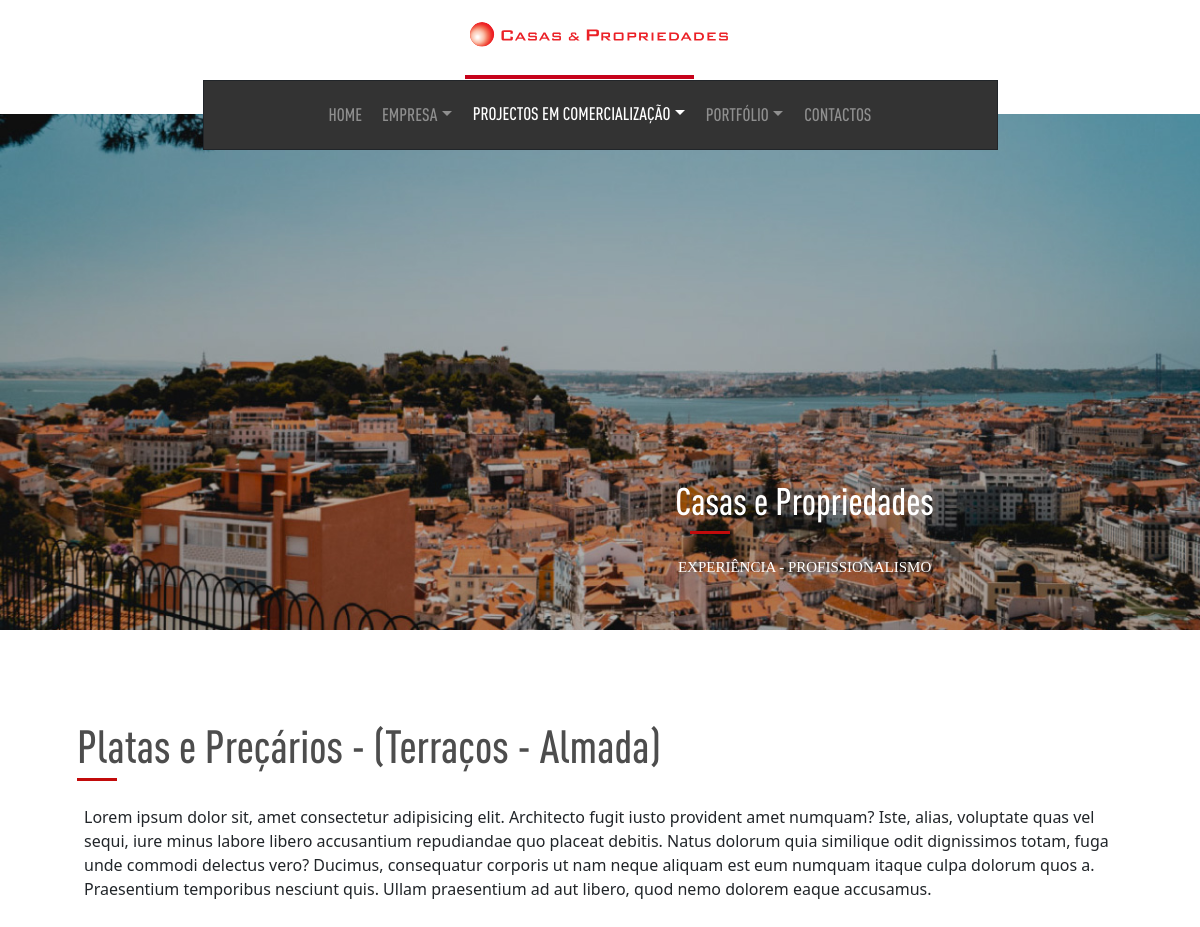
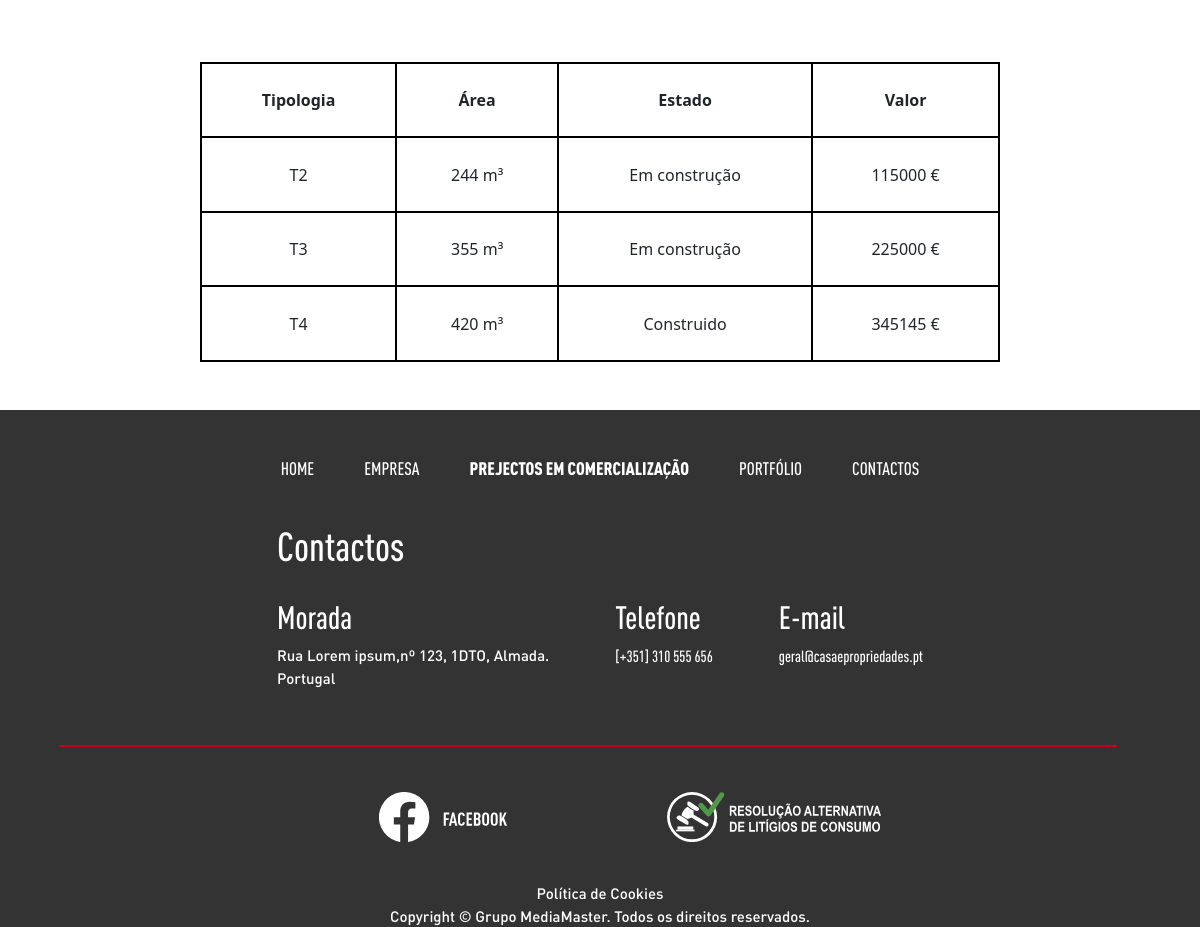
The page /plantas.php?id=1 on the database its author committed (2 pictures, top to bottom).
### tables this page shows
CREATE TABLE `carousel` (
  `id` int(11) NOT NULL,
  `imagem` varchar(1000) NOT NULL,
  `titulo` varchar(100) NOT NULL,
  `texto` varchar(500) NOT NULL
);

CREATE TABLE `projectos` (
  `id` int(11) NOT NULL,
  `nome` varchar(500) NOT NULL,
  `acabamentos` text NOT NULL,
  `planta` text NOT NULL
);

CREATE TABLE `predios` (
  `id` int(11) NOT NULL,
  `tipo` varchar(100) NOT NULL,
  `id_projecto` int(11) NOT NULL,
  `imagens` blob NOT NULL,
  `mostrar` tinyint(1) DEFAULT 0,
  `area` int(11) NOT NULL,
  `estado` varchar(200) NOT NULL,
  `valor` double(9,2) NOT NULL
);

CREATE TABLE `contactos` (
  `id` int(11) NOT NULL,
  `morada` varchar(500) NOT NULL,
  `telefone` varchar(500) NOT NULL,
  `email` varchar(500) NOT NULL,
  `facebook` varchar(500) NOT NULL,
  `email_form` varchar(500) NOT NULL
);

### plantas.php (called while the page is built)
<?php
$current_menu = "projectos";
require "components/header.php";
require "views/plantas_view.php";
require "components/footer.php";
?>

### helpers/_base_de_dados_helper.php (called while the page is built, shortened)
<?php
$base_dados = [
  "host" => "localhost",
  "dbname" => "casas_e_prop_bd",
  "user" => "root",
  "pass" => "",
];
$pdo = new PDO("mysql:host=$base_dados[host];dbname=$base_dados[dbname];charset=utf8mb4","$base_dados[user]","$base_dados[pass]");
function selectSql($sql){
  global $pdo;
  $consulta = $pdo->query($sql);
  $resultado = $consulta->fetchAll(PDO::FETCH_ASSOC);
  return $resultado;
}
function selectSqlUnico($sql){
  global $pdo;
  $consulta = $pdo->query($sql);
  $resultado = $consulta->fetch(PDO::FETCH_ASSOC);
  return $resultado;
}
?>

### helpers/carousel_helper.php (called while the page is built)
<?php
function getCarousel(){
  $resultado = selectSql("SELECT * FROM carousel");
  return $resultado;
}
?>

### helpers/projecto_helper.php (called while the page is built, shortened)
<?php
function getProjetoEspecifico($id){
  $resultado = selectSqlUnico("SELECT * FROM projectos WHERE id=$id LIMIT 1");
  return $resultado;
}
?>

### helpers/predio_helper.php (called while the page is built, shortened)
<?php
function getTodosPrediosPorPai($id_projecto){
  $resultado = selectSql("SELECT * FROM predios WHERE id_projecto=$id_projecto");
  return $resultado;
}
?>

### helpers/contactos_helper.php (called while the page is built)
<?php
function getContactos(){
  $resultado = selectSqlUnico("SELECT * FROM contactos");
  return $resultado;
}
?>

### views/plantas_view.php (the view, shortened to what this page needs)
<?php
  $form = !empty($_GET["id"]);
  if($form){
    $id = intval($_GET["id"]);
    $pe = getProjetoEspecifico($id);
    $predios = getTodosPrediosPorPai($id);
  }
?>
  <main class="container-fluid pt-5 px-0">
    <div class="row title mb-4 ps-1">
      <div class="col-12">
        <h1><span>Pla</span>tas e Preçários - (<?= $pe["nome"] ?>) </h1>
        <div class="red-separator"></div>
      </div>
    </div>
    <div class="row mb-4 px-5 px-5">
      <div class="col-12 px-5 text-justify">
        <?= $pe["planta"] ?>
      </div>
    </div>
    <div class="row m-auto">
      <div class="col-12 text-center m-auto my-5">
        <table>
          <tr>
            <th>Tipologia</th>
            <th>Área</th>
            <th>Estado</th>
            <th>Valor</th>
          </tr>
          <?php foreach($predios as $p): ?>
            <tr>
              <td><?= $p["tipo"] ?></td>
              <td><?= $p["area"] ?>	m³</td>
              <td><?= $p["estado"]?></td>
              <td><?= $p["valor"]?> €</td>
            </tr>
          <?php endforeach ?>
        </table>
      </div>
    </div>
  </main>

### components/header.php (shortened to what this page needs)
<?php
  $contactos = getContactos();
  $carousel = getCarousel();
?>
<!DOCTYPE html>
<html lang="pt">
<head>
  <link href="https://cdn.jsdelivr.net/npm/bootstrap@5.3.3/dist/css/bootstrap.min.css" rel="stylesheet">
  <link rel="stylesheet" href="public/fonts/din_pro/stylesheet.css">
  <link rel="stylesheet" href="public/fonts/montserrat/stylesheet.css">
  <link rel="stylesheet" href="public/fonts/open_sans/stylesheet.css">
  <link rel="stylesheet" href="public/css/style.css">
</head>
<body>
  <header class="container-fluid">
    <div class="row">
      <div class="col-12 text-center logo_nav">
        <img src="public/img/extras/logo.svg" alt="logo" id="logotipo">
      </div>
    </div>
    <div class="row">
      <div class="col-12 text-center px-0 ">
        <nav class="navbar navbar-expand-md border border-dark m-auto nav-desktop">
          <div class="container-fluid">
            <div class="collapse navbar-collapse" id="navbarNavDropdown">
              <ul class="navbar-nav m-auto">
                <li class="nav-item">
                  <a class="nav-link <?= ($current_menu == "home") ? "active" : "" ?>" aria-current="page" href="index.php">HOME</a>
                </li>
                <li class="nav-item dropdown">
                  <a class="nav-link <?= ($current_menu == "empresa") ? "active" : "" ?> dropdown-toggle" id="empresa" role="button" data-bs-toggle="dropdown" aria-expanded="false">
                    EMPRESA
                  </a>
                </li>
                <li class="nav-item dropdown">
                  <a class="nav-link <?= ($current_menu == "projectos") ? "active" : "" ?> dropdown-toggle" href="#" role="button" data-bs-toggle="dropdown" aria-expanded="false">
                    PROJECTOS EM COMERCIALIZAÇÃO
                  </a>
                </li>
                <li class="nav-item dropdown">
                  <a class="nav-link <?= ($current_menu == "portfolio") ? "active" : "" ?> dropdown-toggle" href="#" role="button" data-bs-toggle="dropdown" aria-expanded="false">
                    PORTFÓLIO
                  </a>
                </li>
                <li class="nav-item">
                  <a class="nav-link <?= ($current_menu == "contactos") ? "active" : "" ?>" href="contactos.php">CONTACTOS</a>
                </li>
              </ul>
            </div>
          </div>
        </nav>
      </div>
    </div>
    <div class="row">
      <div class="col-12 text-center px-0 header-image">
        <div id="carouselExampleAutoplaying" class="carousel slide" data-bs-ride="carousel">
          <div class="carousel-inner">
            <?php foreach($carousel as $i => $c): ?>
              <div class="carousel-item carousel-item <?= ($i == 0) ? "active" : "" ?>">
                <img src="<?= $c["imagem"] ?>" class="d-block w-100" alt="...">
                <div class="carousel-caption d-flex justify-content-end header-image-caption">
                  <div>
                    <h1><?= $c["titulo"] ?></h1>
                    <div class="red-separator-c"></div>
                    <br>
                    <h4><?= $c["texto"] ?></h4>
                  </div>
                </div>
              </div>
            <?php endforeach?>
          </div>
        </div>
      </div>
    </div>
  </header>

### components/footer.php
  <footer class="container-fluid">
    <div class="row footer-nav">
      <div class="col-12">
        <nav>
          <a href="#" class="<?= ($current_menu == "home") ? "activated" : "" ?>">
            HOME
          </a>
          <a href="#" onclick="abrir_com_delay('empresa')" class="<?= ($current_menu == "empresa") ? "activated" : "" ?>">
            EMPRESA
          </a>
          <a href="#" class="<?= ($current_menu == "projectos") ? "activated" : "" ?>">
            PREJECTOS EM COMERCIALIZAÇÃO
          </a>
          <a href="#" class="<?= ($current_menu == "portfolio") ? "activated" : "" ?>">
            PORTFÓLIO
          </a>
          <a href="#" class="<?= ($current_menu == "contactos") ? "activated" : "" ?>">
            CONTACTOS
          </a>
        </nav>
      </div>
    </div>
    <div class="row">
      <div class="col-12 contacts">
        <div class="contacts-title">
          <h1>Contactos</h1>
        </div>
        <div class="morada">
          <h2>Morada</h2>
          <p>
            <?= $contactos["morada"] ?>
          </p>
        </div>
        <div>
          <h2>Telefone</h2>
          <?= $contactos["telefone"] ?>
        </div>
        <div>
          <h2>E-mail</h2>
          <?= $contactos["email"] ?>
        </div>
      </div>
    <div class="row">
      <div class="col-12 separator-footer">
      </div>
    </div>
    <div class="row">
      <div class="col-12 footer-img">
        <div>
          <a href="">
            <img src="public/img/svg/facebook-branco.svg" alt="facebook">
          </a>
        </div>
        <div>
          <a href="ralc.php">
            <img src="public/img/svg/ralc.svg" alt="ralc">
          </a>
        </div>
      </div>
    </div>
    <div class="cookies-copyright">
      Política de Cookies <br>
      Copyright ©  Grupo MediaMaster. Todos os direitos reservados.
    </div>
  </footer>
</body>
</html>

### public/css/style.css (style rules this page uses)
:root { --cinza: rgb(77, 77, 77); --cinza-escuro: rgb(51, 51, 51); --cinza-claro: rgb(102, 102, 102); --cinza-contactos: rgb(241, 241, 241); --vermelho: rgb(198, 2, 26); --branco: rgb(255, 255, 255); --preto: rgb(0, 0, 0); }
body { margin: 0px auto; max-width: 1280px; min-width: 360px; }
.red-separator { background-color: rgb(194, 11, 11); width: 40px; height: 3px; margin: 5px 0px 0px 73px; }
.red-separator-c { background-color: rgb(194, 11, 11); width: 40px; height: 3px; margin: -15px 0px 0px 15px; }
header #logotipo { max-width: 280px; margin: 15px 0px 25px 0px; }
header .nav-desktop { background-color: var(--cinza-escuro); height: 70px; width: 795px; z-index: 1; }
header nav .nav-item .nav-link { font-family: 'DIN-cond-med'; font-size: 18px; color: rgba(255, 255, 255, 0.45); padding-top: 21px; position: relative; bottom: 9px; border-top: 5px solid transparent; margin: 0px 2px 0px 2px; }
.dropdown-toggle::after { margin: 1px; }
.navbar-nav .nav-link.active, .navbar-nav .nav-link.show { color: var(--branco); }
.navbar-nav .nav-link.active { border-top: 4px solid var(--vermelho); }
header .header-image { margin: auto; margin: -36px 0px 18px 0px; height: fit-content; }
header .carousel-caption { padding-right: 86px; height: 156px; flex-wrap: wrap; color: white; z-index: 1; }
header .header-image-caption div > h1 { font-family: 'DIN-cond-med'; font-size: 38px; margin-bottom: 22px; }
header .header-image-caption div > h4 { font-family: 'Montserrat'; font-size: 15px; text-transform: uppercase; }
main .title h1 { font-family: 'DIN-cond-med'; font-size: 46px; color: var(--cinza); margin: 22px 0px 0px 73px; }
.carousel-item > div { display: flex; justify-content: center; flex-wrap: wrap; margin: auto; align-items: center; gap: 30px; }
footer { height: fit-content; background-color: var(--cinza-escuro); color: var(--branco); font-family: 'DIN-cond-med'; }
footer nav { margin-top: 45px; display: flex; justify-content: center; column-gap: 50px; }
footer nav a { font-size: 18px; text-decoration: none; color: inherit; min-width: fit-content; }
footer nav .activated { font-family: 'DIN-cond-black'; }
footer .contacts > .contacts-title { font-size: 46px; margin: 40px 0px 20px 0px; width: 650px; }
footer .contacts { margin: auto; max-width: 670px; display: flex; flex-wrap: wrap; justify-content: space-between; }
footer .contacts p { font-family: 'DIN-med'; font-size: 15px; }
footer .separator-footer { background-color: var(--vermelho); height: 2px; margin: 40px auto; width: 90%; }
footer .footer-img { position: relative; left: 42px; top: 5px; display: flex; justify-content: center; column-gap: 160px; }
footer .footer-img div img { height: 50px; }
footer .cookies-copyright { font-family: 'DIN-med'; font-size: 15px; text-align: center; display: flex; justify-content: center; align-items: center; margin-top: 45px; }
.logo_nav { display: flex; align-items: center; justify-content: center; }
table,th,tr,td { border: 2px solid black; }
table { width: 800px; height: 300px; margin: auto; }
th,td { padding: 15px 25px; }

### rows shown on the page
carousel: imagem (picture), titulo "Casas e Propriedades", texto "EXPERIÊNCIA - PROFISSIONALISMO"
projectos: nome "Terraços - Almada", planta "Lorem ipsum dolor sit, amet consectetur adipisicing elit. Architecto fugit iusto provident amet numquam? Iste, alias, voluptate quas vel sequi, iure minus labore libero accusantium repudiandae quo placeat debitis. Natus dolorum quia similique odit dignissimos totam, fuga unde commodi delectus vero? Ducimus, consequatur corporis ut nam neque aliquam est eum numquam itaque culpa dolorum quos a. Praesentium temporibus nesciunt quis. Ullam praesentium ad aut libero, quod nemo dolorem eaque accusamus."
predios: tipo "T2", area "244", estado "Em construção", valor "115000"
predios: tipo "T3", area "355", estado "Em construção", valor "225000"
predios: tipo "T4", area "420", estado "Construido", valor "345145"
contactos: morada "Rua Lorem ipsum,nº 123, 1DTO, Almada. Portugal", telefone "[+351] 310 555 656", email "geral@casaepropriedades.pt"
